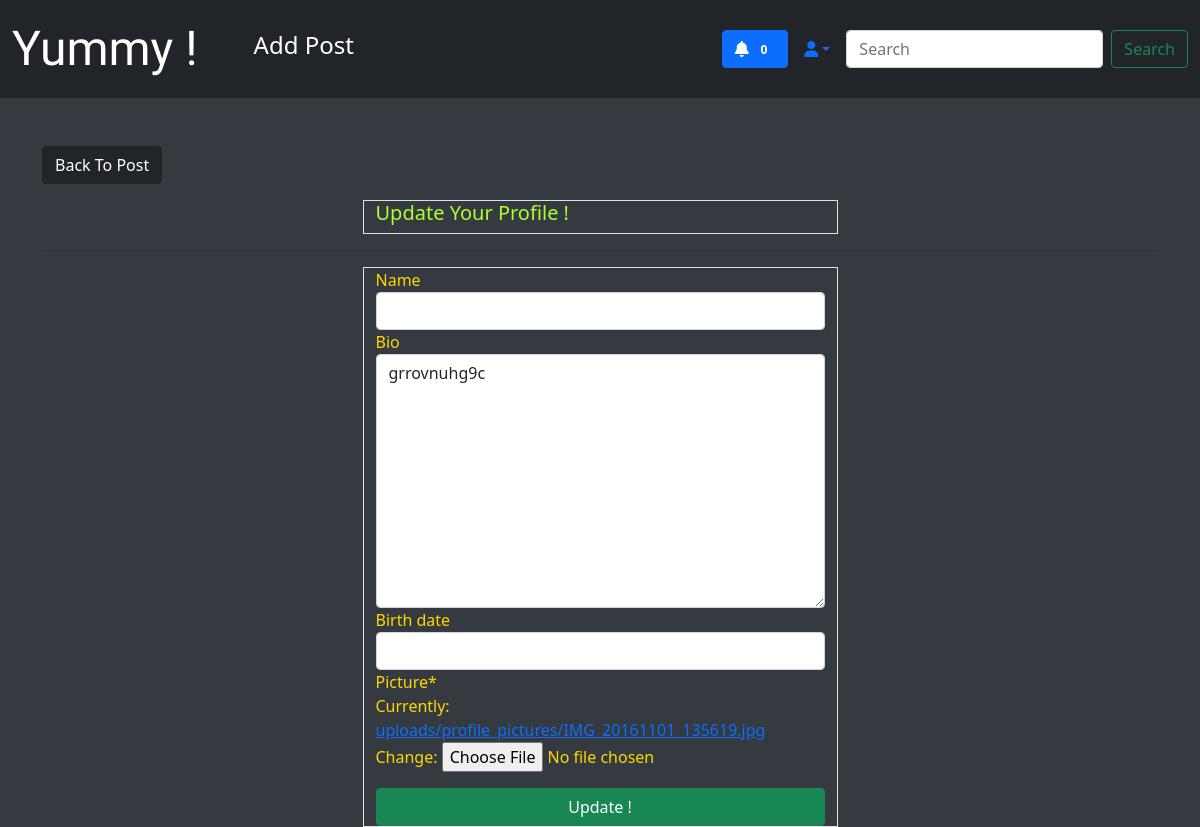
Before: /social/profile/edit/1 (signed in) with the older database file.
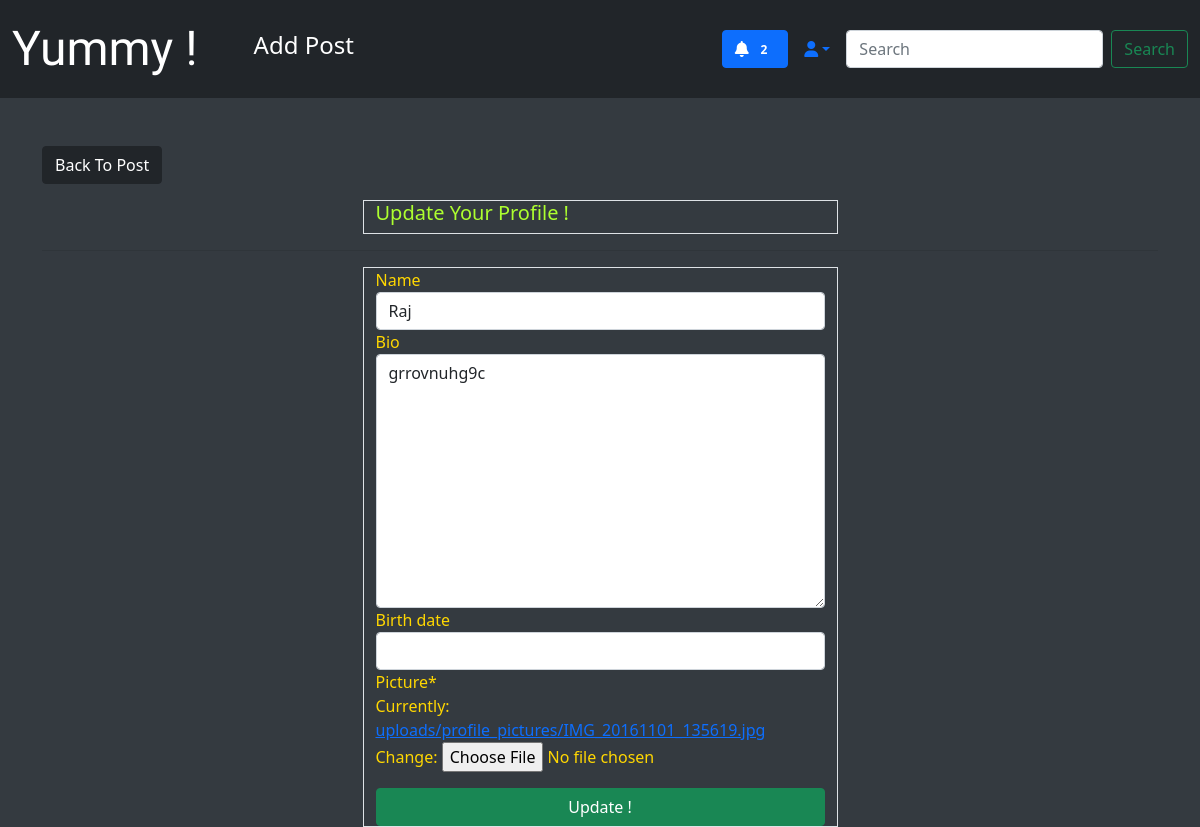
After: the same page with the newer database file.
### social/models.py (models this page shows)
class UserProfile(models.Model):
  user = models.OneToOneField(User, primary_key=True, verbose_name=("user"), on_delete=models.CASCADE)
  name = models.CharField(blank=True,null=True, max_length=50)
  bio = models.TextField(blank=True,null=True, max_length=500)
  birth_date = models.DateField(blank=True,null=True)
  picture = models.ImageField( upload_to='uploads/profile_pictures', default='uploads/profile_pictures/default.png')
  followers = models.ManyToManyField(User, blank= True, related_name='followers')

### social/views.py (the view, shortened to what this page needs)
# urls.py: path('profile/edit/<int:pk>', ProfileEditView.as_view(), name='profile-edit'),
class ProfileEditView(LoginRequiredMixin, UserPassesTestMixin, UpdateView):
    model = UserProfile
    fields = ['name', 'bio', 'birth_date', 'picture']
    template_name = 'social/profile_edit.html'
    def test_func(self):
        profile = self.get_object()
        return self.request.user == profile.user

### landing/templatetags/custom_tags.py (called while the page is built)
@register.inclusion_tag('social/show_notifications.html', takes_context=True)
def show_notifications(context):
	request_user = context['request'].user
	notifications = Notification.objects.filter(to_user=request_user).exclude(user_has_seen=True).order_by('-date')
	return {'notifications': notifications}

### social/templates/social/profile_edit.html (shortened to what this page needs)
{% extends 'landing/base.html' %}
{% load crispy_forms_tags  %}
{% block content %}
<div class=container>
    <div class= "row mt-5">
        <div class="col-md-5 col-sm-6">
          <a href="{% url 'profile' object.pk %}" class="btn btn-dark">Back To Post</a>
        </div>
    </div>
    <div class= "row justify-content-center mt-3 bkgclr">
        <div class="col-md-5 col-sm-12 border bottom">
          <h5>Update Your Profile !</h5>
        </div>
    </div>
    <hr>
     <div class= "row justify-content-center mt-3 title-text-color">
        <div class="col-md-5 col-sm-12 border bottom">
         <form method="POST" enctype="multipart/form-data" >
         {{ form| crispy }}
         <div class="d-grid gap-2">
            <button class=" btn btn-success mt-3">Update !</button>
         </div>
         </form>
        </div>
    </div>
</div>
{% endblock content %}

Changed rows visible on the page:
changed UserProfile "grrovnuhg9c": name (not shown) → "Raj"
Other visible differences:
{{ notifications.count }}: "0" → "2"
